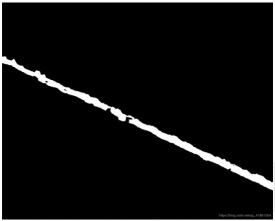
%> input picture homework3/test.jpg, 275 x 221 px
$ octave houghImg.m   (GNU Octave 9; MATLAB toolbox functions it lacks are replaced by stand-ins)
%> lines starting %> are read from the running program, lines starting %| are printed output that depends on the picture; in (x1, y1, x2, y2) boxes, pixels count from 0 and x2, y2 are one past the last pixel; in counts of white or black regions, pixels touching at a corner belong together; the program's own positions count from 1
img=imread('test.jpg');
%> img is the input picture: size 221x275x3 uint8; min 0, max 255, mean 16.2
[m,n]=size(img);
%> m = 221; n = 825
count = 1;
%Roberts算子一阶导数求边缘点
array=zeros(m,n);
for i=2:m-1
    for j=2:n-1
        array(i,j)=abs(img(i+1,j+1)-img(i,j))+abs(img(i,j+1)-img(i+1,j));
        if array(i,j)<1
            array(i,j)=0;
        else
            array(i,j)=255;
            x(count)=i;
            y(count)=j;
            count = count + 1;
        end
    end
end
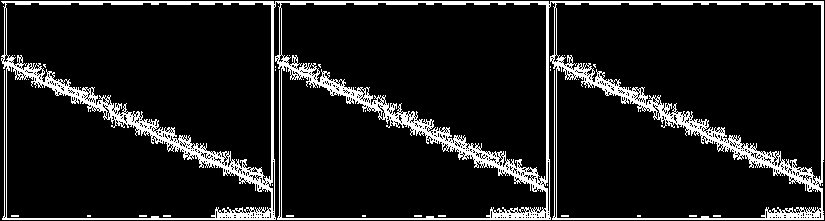
%> array: size 221x825 double; 10.9% white; 41 white regions (40 under 20 px), largest, box (x1, y1, x2, y2) and area: (1, 1, 824, 220) 19672
%> after the loop, count = 19900
imshow('test.jpg');hold on;
point_size = size(x,2);
%> point_size = 19899
data = [x;y];
%霍夫变换过程
n_max=100;%霍夫空间的纵轴最大值
h=zeros(315,2*n_max);
theta_i=1;
sigma=70;%拟合阈值
for theta = 0:0.1:pi
    p=[-sin(theta),cos(theta)];
    d=p*data;
    for i=1:point_size
        %对霍夫空间中的d值进行缩放
        h(theta_i,round(d(i)/10+n_max))=h(theta_i,round(d(i)/10+n_max))+1;
    end
    theta_i=theta_i+1;
end
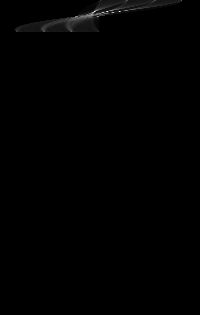
%> h: size 315x200 double; min 0, max 2202, mean 10.1; drawn with min black and max white
%> after the loop, theta_i = 33
[theta_x,p]=find(h>sigma);%查找投票数大于sigma的位置
%> theta_x = 2053 values from 1 to 32; p = 2053 values from 15 to 182
line_size=size(theta_x);%符合直线条数
%> line_size = [2053 1]
r=(p-n_max)*10;%还原距离R
%> r = 2053 values from -850 to 820
x_line = min(data(:)):0.01:max(data(:));
for i=1:40:line_size
    %斜率不存在的情况
    if(abs(cos(theta_x(i)))<0.01)
        x=r(i);y=-1:1;
        plot(x,y,'r');
    else  %斜率存在的情况
        y=tan(theta_x(i))*x_line+r(i)/cos(theta_x(i));
        plot(x_line,y,'r');
    end
end
%> this loop made 52 passes
%> (i, x) on passes 25, 37, 42: (961, -90), (1441, 160), (1641, 310)
%> i on passes 2 to 7: 41, 81, 121, 161, 201, 241
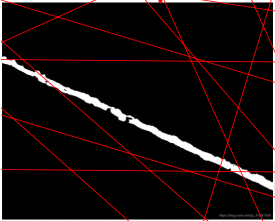
%> figure redrawn from the program's plot data
